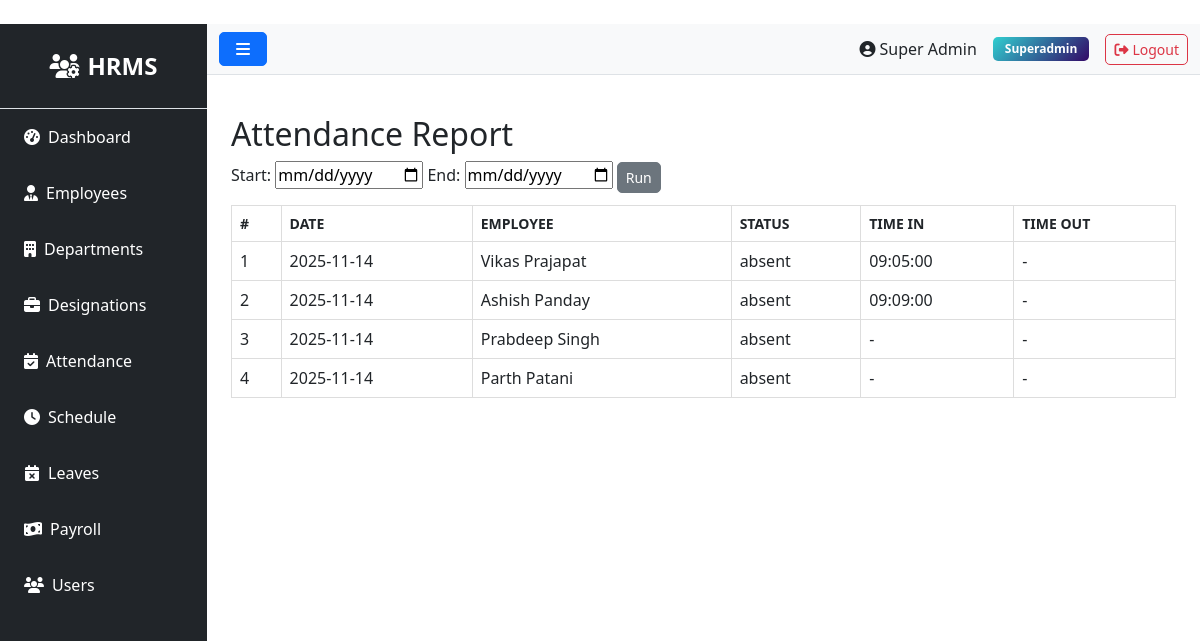
The page /attendance/report (signed in) on the database as committed earlier.
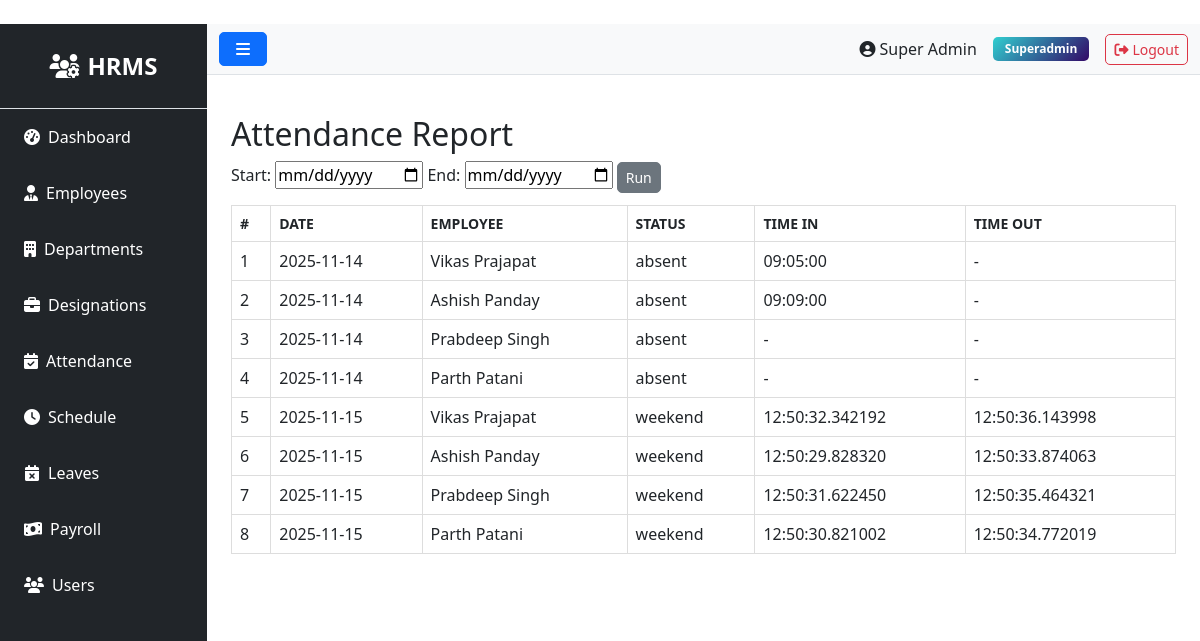
The same page on the database as committed later.
### models.py (models this page shows, shortened)
class User(UserMixin, db.Model):
    __tablename__ = 'users'
    id = db.Column(db.Integer, primary_key=True)
    role_id = db.Column(db.Integer, db.ForeignKey('roles.id'), nullable=False)
    name = db.Column(db.String(100), nullable=False)
    email = db.Column(db.String(100), unique=True, nullable=False)
    phone = db.Column(db.String(20))
    status = db.Column(db.String(20), default='active')
    password = db.Column(db.String(255), nullable=False)
    remember_token = db.Column(db.String(100))
    email_verified_at = db.Column(db.DateTime)
    created_at = db.Column(db.DateTime, default=datetime.utcnow)
    updated_at = db.Column(db.DateTime, default=datetime.utcnow, onupdate=datetime.utcnow)

class Role(db.Model):
    __tablename__ = 'roles'
    id = db.Column(db.Integer, primary_key=True)
    name = db.Column(db.String(50), unique=True, nullable=False)
    description = db.Column(db.Text)
    created_at = db.Column(db.DateTime, default=datetime.utcnow)
    updated_at = db.Column(db.DateTime, default=datetime.utcnow, onupdate=datetime.utcnow)
    users = db.relationship('User', backref='role', lazy=True)

class Attendance(db.Model):
    __tablename__ = 'attendances'
    id = db.Column(db.Integer, primary_key=True)
    employee_id = db.Column(db.Integer, db.ForeignKey('employees.id'), nullable=False)
    date = db.Column(db.Date, nullable=False)
    time_in = db.Column(db.Time)
    time_out = db.Column(db.Time)
    status = db.Column(db.String(20))  # present, absent, holiday, weekend
    description = db.Column(db.Text)  # For holiday name or other notes
    created_at = db.Column(db.DateTime, default=datetime.utcnow)
    updated_at = db.Column(db.DateTime, default=datetime.utcnow, onupdate=datetime.utcnow)

class Employee(db.Model):
    __tablename__ = 'employees'
    id = db.Column(db.Integer, primary_key=True)
    department_id = db.Column(db.Integer, db.ForeignKey('departments.id'))
    designation_id = db.Column(db.Integer, db.ForeignKey('designations.id'))
    schedule_id = db.Column(db.Integer, db.ForeignKey('schedules.id'))
    firstname = db.Column(db.String(100), nullable=False)
    lastname = db.Column(db.String(100), nullable=False)
    unique_id = db.Column(db.String(50), unique=True)
    email = db.Column(db.String(100), unique=True)
    phone = db.Column(db.String(20))
    address = db.Column(db.Text)
    dob = db.Column(db.Date)
    gender = db.Column(db.String(10))
    religion = db.Column(db.String(50))
    marital = db.Column(db.String(20))
    image = db.Column(db.String(255))  # Store image filename
    status = db.Column(db.String(20), default='active')
    created_at = db.Column(db.DateTime, default=datetime.utcnow)
    updated_at = db.Column(db.DateTime, default=datetime.utcnow, onupdate=datetime.utcnow)
    attendances = db.relationship('Attendance', backref='employee', lazy=True, cascade='all, delete-orphan')
    checks = db.relationship('Check', backref='employee', lazy=True, cascade='all, delete-orphan')
    salary = db.relationship('Salary', backref='employee', uselist=False, cascade='all, delete-orphan')
    leaves = db.relationship('Leave', backref='employee', lazy=True, cascade='all, delete-orphan')
    late_times = db.relationship('LateTime', backref='employee', lazy=True, cascade='all, delete-orphan')
    over_times = db.relationship('OverTime', backref='employee', lazy=True, cascade='all, delete-orphan')
    payrolls = db.relationship('Payroll', backref='employee', lazy=True, cascade='all, delete-orphan')

### routes/attendance.py (the view)
@bp.route('/report')
@login_required
def report():
    start_date = request.args.get('start_date')
    end_date = request.args.get('end_date')
    query = Attendance.query
    if start_date and end_date:
        query = query.filter(Attendance.date.between(start_date, end_date))
    attendances = query.all()
    return render_template('admin/attendance/report.html', attendances=attendances)

### app.py (called while the page is built)
@login_manager.user_loader
def load_user(user_id):
    try:
        return db.session.get(User, int(user_id))
    except Exception as e:
        app.logger.error(f'Error loading user {user_id}: {str(e)}')
        return None

@app.context_processor
def inject_user():
    return dict(current_user=current_user)

### templates/admin/attendance/report.html (shortened to what this page needs)
﻿{% extends "base.html" %}
{% block content %}
<h2>Attendance Report</h2>
<form method="get" action="{{ url_for('attendance.report') }}" style="margin-bottom:12px;">
	<label for="start_date">Start:</label>
	<input type="date" id="start_date" name="start_date" value="{{ request.args.get('start_date','') }}">
	<label for="end_date">End:</label>
	<input type="date" id="end_date" name="end_date" value="{{ request.args.get('end_date','') }}">
	<button class="btn btn-sm btn-secondary" type="submit">Run</button>
</form>
<table class="table" style="width:100%; border-collapse: collapse;">
	<thead>
		<tr>
			<th style="border:1px solid #ddd;padding:8px;">#</th>
			<th style="border:1px solid #ddd;padding:8px;">Date</th>
			<th style="border:1px solid #ddd;padding:8px;">Employee</th>
			<th style="border:1px solid #ddd;padding:8px;">Status</th>
			<th style="border:1px solid #ddd;padding:8px;">Time In</th>
			<th style="border:1px solid #ddd;padding:8px;">Time Out</th>
		</tr>
	</thead>
	<tbody>
		{% if attendances %}
			{% for a in attendances %}
				<tr>
					<td style="border:1px solid #ddd;padding:8px;">{{ loop.index }}</td>
					<td style="border:1px solid #ddd;padding:8px;">{{ a.date }}</td>
					<td style="border:1px solid #ddd;padding:8px;">{{ a.employee.firstname }} {{ a.employee.lastname }}</td>
					<td style="border:1px solid #ddd;padding:8px;">{{ a.status or 'present' }}</td>
					<td style="border:1px solid #ddd;padding:8px;">{{ a.time_in or '-' }}</td>
					<td style="border:1px solid #ddd;padding:8px;">{{ a.time_out or '-' }}</td>
				</tr>
			{% endfor %}
		{% else %}
			<tr><td colspan="6" style="padding:8px;">No records found for the selected range.</td></tr>
		{% endif %}
	</tbody>
</table>
{% endblock %}

### templates/base.html (shortened to what this page needs)
<!DOCTYPE html>
<html lang="en">
<head>
    <link href="https://cdn.jsdelivr.net/npm/bootstrap@5.3.0/dist/css/bootstrap.min.css" rel="stylesheet">
    <link rel="stylesheet" href="https://cdnjs.cloudflare.com/ajax/libs/font-awesome/6.4.0/css/all.min.css">
    <link rel="stylesheet" href="{{ url_for('static', filename='css/style.css') }}">
</head>
<body>
    {% if current_user.is_authenticated %}
    <div class="d-flex" id="wrapper">
        <div class="bg-dark text-white" id="sidebar-wrapper">
            <div class="sidebar-heading text-center py-4 fs-4 fw-bold border-bottom">
                <i class="fas fa-users-cog me-2"></i>HRMS
            </div>
            <div class="list-group list-group-flush">
                <a href="{{ url_for('admin.' + current_user.role.name + '_dashboard') }}" class="list-group-item list-group-item-action bg-dark text-white">
                    <i class="fas fa-tachometer-alt me-2"></i>Dashboard
                </a>
                {% if current_user.role.name in ['superadmin', 'admin', 'hr'] %}
                <a href="{{ url_for('employee.index') }}" class="list-group-item list-group-item-action bg-dark text-white">
                    <i class="fas fa-user-tie me-2"></i>Employees
                </a>
                <a href="{{ url_for('department.index') }}" class="list-group-item list-group-item-action bg-dark text-white">
                    <i class="fas fa-building me-2"></i>Departments
                </a>
                <a href="{{ url_for('designation.index') }}" class="list-group-item list-group-item-action bg-dark text-white">
                    <i class="fas fa-briefcase me-2"></i>Designations
                </a>
                {% endif %}
                {% if current_user.role.name in ['superadmin', 'admin', 'moderator'] %}
                <a href="{{ url_for('attendance.index') }}" class="list-group-item list-group-item-action bg-dark text-white">
                    <i class="fas fa-calendar-check me-2"></i>Attendance
                </a>
                <a href="{{ url_for('schedule.index') }}" class="list-group-item list-group-item-action bg-dark text-white">
                    <i class="fas fa-clock me-2"></i>Schedule
                </a>
                {% endif %}
                {% if current_user.role.name in ['superadmin', 'admin', 'hr'] %}
                <a href="{{ url_for('leave.index') }}" class="list-group-item list-group-item-action bg-dark text-white">
                    <i class="fas fa-calendar-times me-2"></i>Leaves
                </a>
                {% endif %}
                {% if current_user.role.name in ['superadmin', 'admin', 'payroll'] %}
                <a href="{{ url_for('payroll.index') }}" class="list-group-item list-group-item-action bg-dark text-white">
                    <i class="fas fa-money-bill-wave me-2"></i>Payroll
                </a>
                {% endif %}
                {% if current_user.role.name in ['superadmin', 'admin'] %}
                <a href="{{ url_for('user.index') }}" class="list-group-item list-group-item-action bg-dark text-white">
                    <i class="fas fa-users me-2"></i>Users
                </a>
                {% endif %}
            </div>
        </div>
        <div id="page-content-wrapper" class="w-100">
            <nav class="navbar navbar-expand-lg navbar-light bg-light border-bottom">
                <div class="container-fluid">
                    <button class="btn btn-primary" id="menu-toggle">
                        <i class="fas fa-bars"></i>
                    </button>
                    <div class="ms-auto d-flex align-items-center">
                        <span class="me-3">
                            <i class="fas fa-user-circle me-1"></i>{{ current_user.name }}
                        </span>
                        <span class="badge bg-info me-3">{{ current_user.role.name|title }}</span>
                        <a href="{{ url_for('auth.logout') }}" class="btn btn-outline-danger btn-sm">
                            <i class="fas fa-sign-out-alt me-1"></i>Logout
                        </a>
                    </div>
                </div>
            </nav>
            <div class="container-fluid p-4">
                {% block content %}{% endblock %}
            </div>
        </div>
    </div>
    {% endif %}
</body>
</html>

### static/css/style.css (style rules this page uses)
#wrapper { min-height: 100vh; }
#sidebar-wrapper { min-height: 100vh; width: 250px; transition: margin 0.3s ease-in-out; }
#sidebar-wrapper .sidebar-heading { padding: 0.875rem 1.25rem; font-size: 1.2rem; }
#page-content-wrapper { min-width: 0; width: 100%; }
.list-group-item { border: none; padding: 1rem 1.5rem; }
.table { background-color: white; }
.table thead th { border-bottom: 2px solid #dee2e6; font-weight: 600; text-transform: uppercase; font-size: 0.875rem; }
.btn { border-radius: 5px; padding: 0.5rem 1rem; }
.btn-sm { padding: 0.25rem 0.5rem; }
.badge { padding: 0.5em 1em; border-radius: 5px; }
.bg-info { background: linear-gradient(135deg, #30cfd0 0%, #330867 100%) !important; }

Rows that differ between the two databases and show on the page:
added Attendance: date "2025-11-15", employee.firstname "Vikas", employee.lastname "Prajapat", status "weekend", time_in "12:50:32.342192", time_out "12:50:36.143998"
added Attendance: date "2025-11-15", employee.firstname "Ashish", employee.lastname "Panday", status "weekend", time_in "12:50:29.828320", time_out "12:50:33.874063"
added Attendance: date "2025-11-15", employee.firstname "Prabdeep", employee.lastname "Singh", status "weekend", time_in "12:50:31.622450", time_out "12:50:35.464321"
added Attendance: date "2025-11-15", employee.firstname "Parth", employee.lastname "Patani", status "weekend", time_in "12:50:30.821002", time_out "12:50:34.772019"
